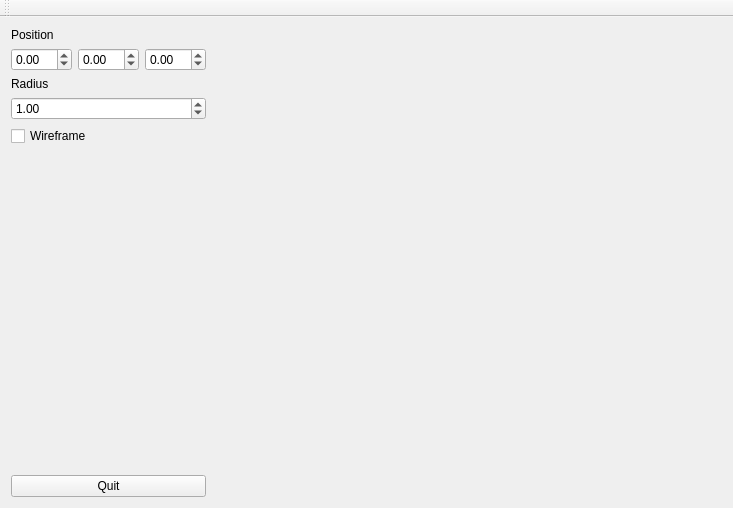
<?xml version="1.0" encoding="UTF-8"?>
<ui version="4.0">
 <class>MainWindow</class>
 <widget class="QMainWindow" name="MainWindow">
  <property name="geometry">
   <rect>
    <x>0</x>
    <y>0</y>
    <width>733</width>
    <height>508</height>
   </rect>
  </property>
  <property name="windowTitle">
   <string>QT + Opengl</string>
  </property>
  <widget class="QWidget" name="centralWidget">
   <layout class="QHBoxLayout" name="horizontalLayout">
    <item>
     <layout class="QVBoxLayout" name="verticalLayout_2">
      <item>
       <layout class="QVBoxLayout" name="verticalLayout">
        <item>
         <widget class="QLabel" name="label">
          <property name="text">
           <string>Position</string>
          </property>
         </widget>
        </item>
        <item>
         <layout class="QHBoxLayout" name="horizontalLayout_2">
          <item>
           <widget class="QDoubleSpinBox" name="X">
            <property name="minimum">
             <double>-99.000000000000000</double>
            </property>
           </widget>
          </item>
          <item>
           <widget class="QDoubleSpinBox" name="Y">
            <property name="minimum">
             <double>-99.000000000000000</double>
            </property>
           </widget>
          </item>
          <item>
           <widget class="QDoubleSpinBox" name="Z">
            <property name="minimum">
             <double>-99.000000000000000</double>
            </property>
           </widget>
          </item>
         </layout>
        </item>
        <item>
         <widget class="QLabel" name="label_2">
          <property name="text">
           <string>Radius</string>
          </property>
         </widget>
        </item>
        <item>
         <widget class="QDoubleSpinBox" name="R">
          <property name="value">
           <double>1.000000000000000</double>
          </property>
         </widget>
        </item>
        <item>
         <widget class="QCheckBox" name="checkBox">
          <property name="text">
           <string>Wireframe</string>
          </property>
         </widget>
        </item>
        <item>
         <spacer name="verticalSpacer">
          <property name="orientation">
           <enum>Qt::Vertical</enum>
          </property>
          <property name="sizeHint" stdset="0">
           <size>
            <width>20</width>
            <height>40</height>
           </size>
          </property>
         </spacer>
        </item>
       </layout>
      </item>
      <item>
       <widget class="QPushButton" name="pushButton">
        <property name="text">
         <string>Quit</string>
        </property>
       </widget>
      </item>
     </layout>
    </item>
    <item>
     <widget class="GLWidget" name="GLwidget" native="true">
      <property name="sizePolicy">
       <sizepolicy hsizetype="Expanding" vsizetype="Preferred">
        <horstretch>0</horstretch>
        <verstretch>0</verstretch>
       </sizepolicy>
      </property>
     </widget>
    </item>
   </layout>
  </widget>
  <widget class="QToolBar" name="mainToolBar">
   <attribute name="toolBarArea">
    <enum>TopToolBarArea</enum>
   </attribute>
   <attribute name="toolBarBreak">
    <bool>false</bool>
   </attribute>
  </widget>
 </widget>
 <layoutdefault spacing="6" margin="11"/>
 <customwidgets>
  <customwidget>
   <class>GLWidget</class>
   <extends>QWidget</extends>
   <header>glwidget.h</header>
   <container>1</container>
  </customwidget>
 </customwidgets>
 <resources/>
 <connections>
  <connection>
   <sender>pushButton</sender>
   <signal>released()</signal>
   <receiver>MainWindow</receiver>
   <slot>close()</slot>
   <hints>
    <hint type="sourcelabel">
     <x>42</x>
     <y>270</y>
    </hint>
    <hint type="destinationlabel">
     <x>60</x>
     <y>159</y>
    </hint>
   </hints>
  </connection>
 </connections>
</ui>
